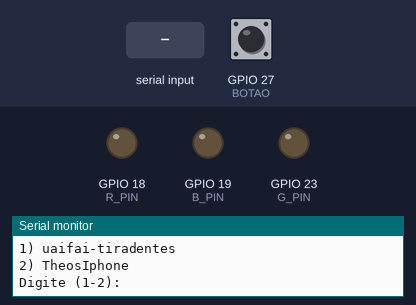
A program run on a simulated ESP32. On the bench: output pins drawn as LEDs (lit = HIGH), the last lines printed to the serial monitor. Inputs (shaded band) come from the test bench; at power-on: GPIO 27 (BOTAO) HIGH. WiFi joins after 1.5 s; servers stay silent unless stated; random numbers use the default seed unless the program sets one; no MQTT or app messages arrive unless stated.

Above: at 1.0 s.
1.1 s: "30,150\n" received over Serial
2.9 s: GPIO 27 (BOTAO) pulled LOW for 0.15 s
4.5 s: GPIO 27 (BOTAO) pulled LOW for 1 s
At 5.0 s:
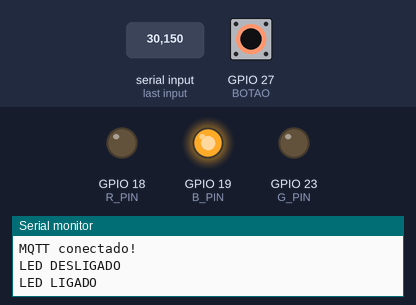
7.0 s: GPIO 27 (BOTAO) pulled LOW for 3.2 s
At 8.4 s:
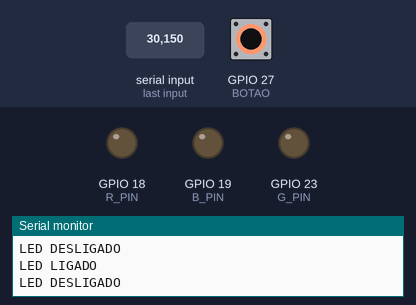
Timing chart, 0 to 10.0 s (numbered marks = the images above; inputs shaded):
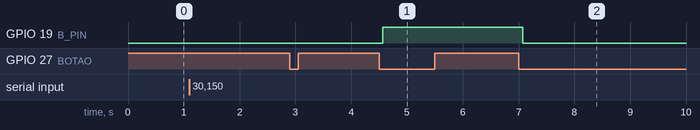

The program:

main.cpp
```cpp
#include <WiFi.h>
#include <PubSubClient.h>
#include <ArduinoJson.h>

struct WiFiNetwork {
  const char* ssid;
  const char* password;
  const char* mqttHost;
};

WiFiNetwork networks[] = {
  {"uaifai-tiradentes", "bemvindoaocesar", "192.168.1.15"},
  {"TheosIphone", "senhawifi123", "172.20.10.3"}
};
const int NUM_NETWORKS = sizeof(networks) / sizeof(networks[0]);

int selectedNetwork = 0;

#define MQTT_PORT 1883
#define MQTT_USER ""
#define MQTT_PASS ""
#define MQTT_STATE_TOPIC "lampada/state"
#define MQTT_COMMAND_TOPIC "lampada/command"

#define R_PIN 18
#define G_PIN 23
#define B_PIN 19
#define SLIDER_PIN 39
#define BOTAO 27

WiFiClient espClient;
PubSubClient mqttClient(espClient);

bool ledLigado = true;
bool estadoAnteriorBotao = HIGH;
String ultimaCor = "";
int ultimoSlider = -1;
unsigned long ultimaInteracaoLocal = 0;
unsigned long ultimaInteracaoRemota = 0;
unsigned long tempoPrioridade = 5000; // 5 segundos de prioridade

String determinarCor(int slider) {
  float pos = slider / 4095.0;
  if (pos < 0.14) return "Verde";
  if (pos < 0.28) return "Amarelo";
  if (pos < 0.42) return "Laranja";
  if (pos < 0.57) return "Vermelho";
  if (pos < 0.71) return "Rosa";
  if (pos < 0.85) return "Roxo";
  return "Azul";
}

void atualizarLED(int valorSlider);
void publicarEstado();

void setup() {
  Serial.begin(115200);

  pinMode(R_PIN, OUTPUT);
  pinMode(G_PIN, OUTPUT);
  pinMode(B_PIN, OUTPUT);
  pinMode(BOTAO, INPUT_PULLUP);

  analogWrite(R_PIN, 0);
  analogWrite(G_PIN, 0);
  analogWrite(B_PIN, 0);

  // WiFi selection menu
  Serial.println("\n=== Selecione a rede WiFi ===");
  for (int i = 0; i < NUM_NETWORKS; i++) {
    Serial.print(i + 1);
    Serial.print(") ");
    Serial.println(networks[i].ssid);
  }
  Serial.print("Digite (1-");
  Serial.print(NUM_NETWORKS);
  Serial.println("): ");

  while (true) {
    if (Serial.available()) {
      char c = Serial.read();
      int choice = c - '0';
      if (choice >= 1 && choice <= NUM_NETWORKS) {
        selectedNetwork = choice - 1;
        break;
      }
    }
    delay(100);
  }

  Serial.print("Selecionado: ");
  Serial.println(networks[selectedNetwork].ssid);

  WiFi.begin(networks[selectedNetwork].ssid, networks[selectedNetwork].password);
  Serial.print("Conectando ao WiFi");
  while (WiFi.status() != WL_CONNECTED) {
    delay(300);
    Serial.print(".");
  }
  Serial.println();
  Serial.print("WiFi OK, IP: ");
  Serial.println(WiFi.localIP());
  mqttClient.setServer(networks[selectedNetwork].mqttHost, MQTT_PORT);
  mqttClient.setCallback([](char* topic, byte* payload, unsigned int length) {
    if (strcmp(topic, MQTT_COMMAND_TOPIC) != 0) return;

    StaticJsonDocument<200> doc;
    DeserializationError err = deserializeJson(doc, payload, length);
    if (err) return;

    bool hasLigado = doc.containsKey("ligado");
    bool hasSlider = doc.containsKey("slider");

    if (!hasLigado && !hasSlider) return;
    if (hasSlider && (millis() - ultimaInteracaoLocal) < tempoPrioridade) return;

    if (hasLigado) {
      ledLigado = doc["ligado"];
    }

    if (hasSlider) {
      int sliderFirebase = doc["slider"];
      sliderFirebase = constrain(sliderFirebase, 0, 4095);
      ultimoSlider = sliderFirebase;
      ultimaCor = determinarCor(sliderFirebase);
      ultimaInteracaoRemota = millis();
      if (ledLigado) {
        atualizarLED(sliderFirebase);
      }
    }

    if (!ledLigado) {
      analogWrite(R_PIN, 0);
      analogWrite(G_PIN, 0);
      analogWrite(B_PIN, 0);
      ultimaCor = "Desligado";
    }

    publicarEstado();
  });

  ultimoSlider = analogRead(SLIDER_PIN);
  ultimaCor = determinarCor(ultimoSlider);
  ultimaInteracaoLocal = millis();
}

void atualizarLED(int valorSlider) {
  int r = 0, g = 0, b = 0;
  float proporcao = valorSlider / 4095.0;
  float segmento = proporcao * 2.0;
  int faixa = (int)segmento;
  int valor = (int)((segmento - faixa) * 255);

  switch (faixa) {
    case 0:
      g = 255 - valor;
      b = valor;
      r = 0;
      break;
    case 1:
      g = 0;
      b = 255 - valor;
      r = valor;
      break;
    default:
      r = 255;
      g = 0;
      b = 0;
      break;
  }

  analogWrite(R_PIN, r);
  analogWrite(G_PIN, g);
  analogWrite(B_PIN, b);
}

void publicarEstado() {
  StaticJsonDocument<200> doc;
  doc["ligado"] = ledLigado;
  doc["slider"] = ultimoSlider;
  doc["cor"] = ultimaCor;
  doc["lastUpdated"] = millis();

  char buffer[200];
  size_t n = serializeJson(doc, buffer);
  mqttClient.publish(MQTT_STATE_TOPIC, buffer, true);
}

void garantirMQTT() {
  while (!mqttClient.connected()) {
    Serial.print("Conectando MQTT em ");
    Serial.print(networks[selectedNetwork].mqttHost);
    Serial.println("...");

    String clientId = "esp32-lamp-";
    clientId += String(random(0xffff), HEX);

    bool conectado;
    if (strlen(MQTT_USER) > 0) {
      conectado = mqttClient.connect(clientId.c_str(), MQTT_USER, MQTT_PASS);
    } else {
      conectado = mqttClient.connect(clientId.c_str());
    }

    if (conectado) {
      Serial.println("MQTT conectado!");
      mqttClient.subscribe(MQTT_COMMAND_TOPIC);
      publicarEstado();
      break;
    } else {
      Serial.print("MQTT falhou, rc=");
      Serial.println(mqttClient.state());
    }

    delay(1000);
  }
}

void loop() {
  if (WiFi.status() != WL_CONNECTED) {
    WiFi.reconnect();
    delay(500);
    return;
  }
  garantirMQTT();
  mqttClient.loop();

  bool estadoBotao = digitalRead(BOTAO);
  if (estadoAnteriorBotao == HIGH && estadoBotao == LOW) {
    ledLigado = !ledLigado;
    Serial.println(ledLigado ? "LED LIGADO" : "LED DESLIGADO");
    ultimaInteracaoLocal = millis();
    if (!ledLigado) {
      analogWrite(R_PIN, 0);
      analogWrite(G_PIN, 0);
      analogWrite(B_PIN, 0);
      ultimaCor = "Desligado";
    } else {
      atualizarLED(ultimoSlider);
    }
    publicarEstado();
  }
  estadoAnteriorBotao = estadoBotao;

  delay(100);
}
```

Measured:
- after the input at 4.5 s, GPIO 19 (B_PIN): LOW → HIGH after 0.06 s
- after the input at 7.0 s, GPIO 19 (B_PIN): HIGH → LOW after 0.07 s
